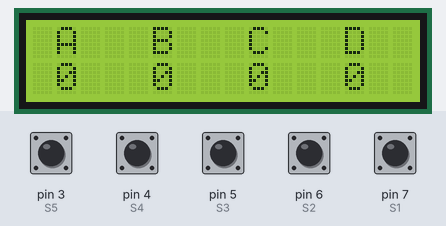
Bench run of a sketch on a simulated Arduino Uno, built with avr-gcc and run on an emulated ATmega328P. Shown: 16×2 character LCD. The test bench sets the inputs (shaded band); at power-on: pin 3 (S5), pin 4 (S4), pin 5 (S3), pin 6 (S2), pin 7 (S1) HIGH.

Above: at 5.2 s.
5.3 s: pin 3 (S5) pulled LOW for 0.15 s
At 6.7 s:
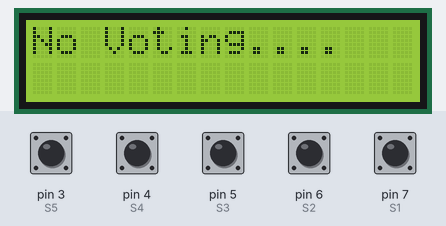
8.4 s: pin 4 (S4) pulled LOW for 0.15 s
At 9.7 s:
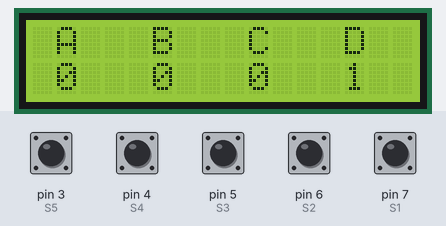
10.0 s: pin 3 (S5) pulled LOW for 1 s
At 10.3 s:
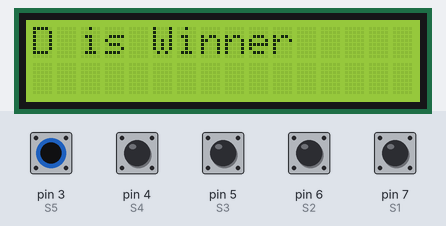
14.0 s: pin 5 (S3) pulled LOW for 0.15 s
At 15.1 s:
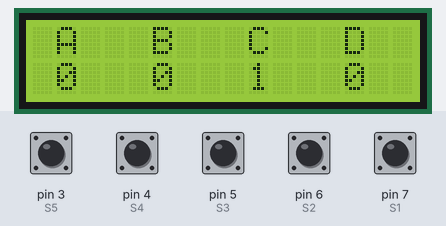
15.6 s: pin 3 (S5) pulled LOW for 0.15 s
At 16.9 s:
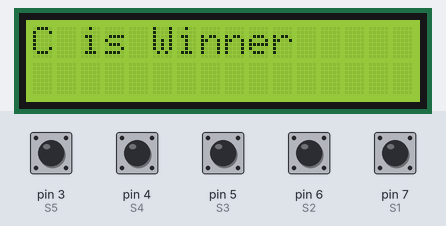
18.7 s: pin 6 (S2) pulled LOW for 0.15 s
At 19.9 s:
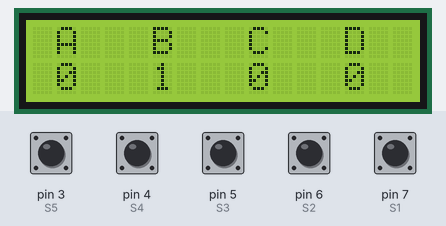
Timing chart, 0 to 21.3 s (numbered marks = the images above; inputs shaded):
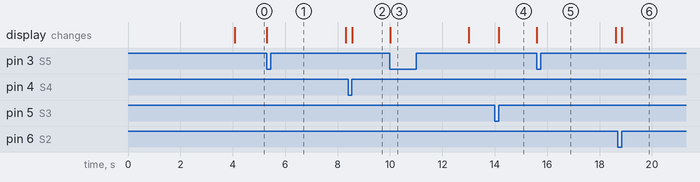

Measured:
- after the input at 5.3 s, the display: changes at once (image 1)
- after the input at 8.4 s, the display: changes after 0.15 s (image 2)
- after the input at 10.0 s, the display: changes at once (image 3)
- after the input at 14.0 s, the display: changes after 0.15 s (image 4)
- after the input at 15.6 s, the display: changes at once (image 5)
- after the input at 18.7 s, the display: changes after 0.15 s (image 6)

The sketch:

VotingMachine.ino
```cpp
#include<LiquidCrystal.h>
LiquidCrystal lcd(13, 12, 11, 10, 9, 8);

#define S1 7
#define S2 6
#define S3 5
#define S4 4
#define S5 3
int vote1=0;
int vote2=0;
int vote3=0;
int vote4=0;
void setup()
{
pinMode(S1, INPUT);
pinMode(S2,INPUT);
pinMode(S3,INPUT);
pinMode(S4,INPUT);
pinMode(S5,INPUT);
lcd.begin(16, 2);
lcd.print(" Electronic ");
lcd.setCursor(0,1);
lcd.print(" Voting Machine ");
delay(4000);
digitalWrite(S1, HIGH);
digitalWrite(S2, HIGH);
digitalWrite(S3, HIGH);
digitalWrite(S4, HIGH);
digitalWrite(S5, HIGH);
lcd.clear();
lcd.setCursor(1,0);
lcd.print("A");
lcd.setCursor(5,0);
lcd.print("B");
lcd.setCursor(9,0);
lcd.print("C");
lcd.setCursor(13,0);
lcd.print("D");
}
void loop()
{
lcd.setCursor(1,0);
lcd.print("A");
lcd.setCursor(1,1);
lcd.print(vote1);
lcd.setCursor(5,0);
lcd.print("B");
lcd.setCursor(5,1);
lcd.print(vote2);
lcd.setCursor(9,0);
lcd.print("C");
lcd.setCursor(9,1);
lcd.print(vote3);
lcd.setCursor(13,0);
lcd.print("D");
lcd.setCursor(13,1);
lcd.print(vote4);
if(digitalRead(S1)==0)
vote1++;
while(digitalRead(S1)==0);
if(digitalRead(S2)==0)
vote2++;
while(digitalRead(S2)==0);
if(digitalRead(S3)==0)
vote3++;
while(digitalRead(S3)==0);
if(digitalRead(S4)==0)
vote4++;
while(digitalRead(S4)==0);
if(digitalRead(S5)==0)
{
int vote=vote1+vote2+vote3+vote4;
if(vote)
{
if((vote1 > vote2 && vote1 > vote3 && vote1 > vote4))
{
lcd.clear();
lcd.print("A is Winner");
delay(3000);
lcd.clear();
}
else if((vote2 > vote1 && vote2 > vote3 && vote2 > vote4))
{
lcd.clear();
lcd.print("B is Winner");
delay(3000);
lcd.clear();
}
else if((vote3 > vote1 && vote3 > vote2 && vote3 > vote4))
{
lcd.clear();
lcd.print("C is Winner");
delay(3000);
lcd.clear();
}
else if(vote4 > vote1 && vote4 > vote2 && vote4 > vote3)
{
lcd.setCursor(0,0);
lcd.clear();
lcd.print("D is Winner");
delay(3000);
lcd.clear();
}

else if(vote4 > vote1 && vote4 > vote2 && vote4 > vote3)
{
lcd.setCursor(0,0);
lcd.clear();
lcd.print("D is Winner");
delay(3000);
lcd.clear();
}

else
{
lcd.clear();
lcd.print(" Tie Up Or ");
lcd.setCursor(0,1);
lcd.print(" No Result ");
delay(3000);
lcd.clear();
}

}
else
{
lcd.clear();
lcd.print("No Voting....");
delay(3000);
lcd.clear();
}
vote1=0;vote2=0;vote3=0;vote4=0,vote=0;
lcd.clear();
}

}
```
